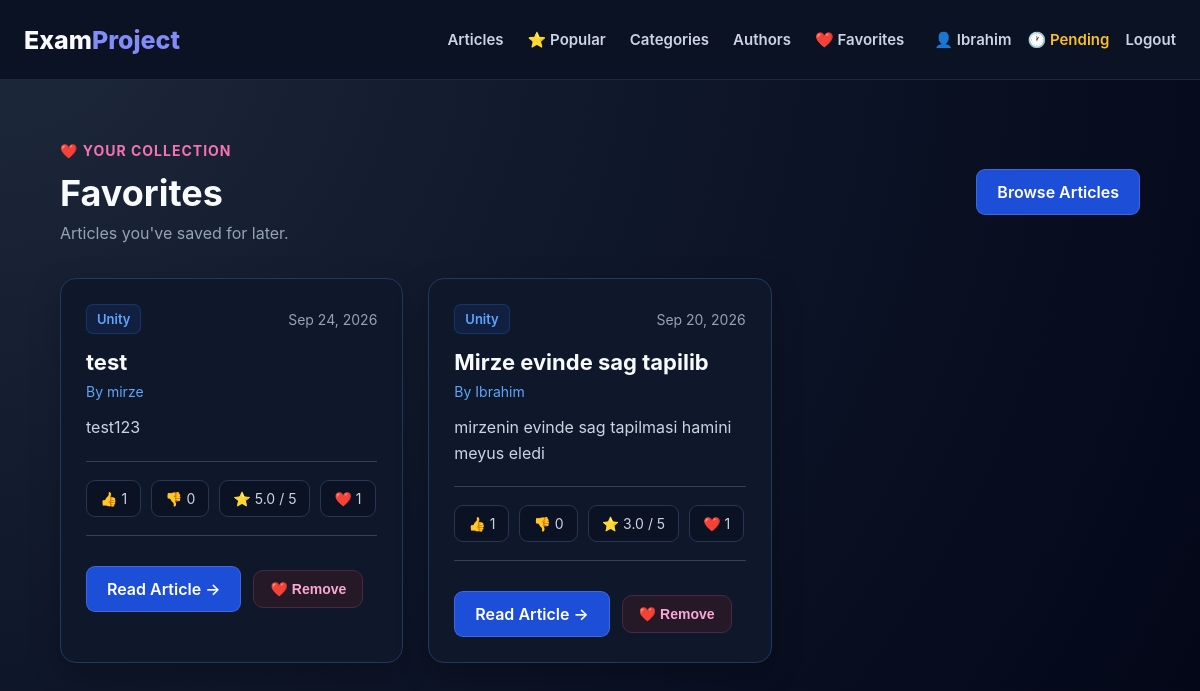
The page /articles/favorites/ (signed in) on the database its author committed.
### articles/models.py (models this page shows, shortened)
class Article(models.Model):
    title = models.CharField(
        max_length=200
    )
    image = models.ImageField(
        upload_to="articles/",
        blank=True,
        null=True
    )
    content = models.TextField()
    category = models.ForeignKey(
        Category,
        on_delete=models.SET_NULL,
        null=True,
        related_name="articles"
    )
    author = models.ForeignKey(
        User,
        on_delete=models.CASCADE,
        related_name="articles"
    )
    created_at = models.DateTimeField(
        auto_now_add=True
    )
    updated_at = models.DateTimeField(
        auto_now=True
    )
    status = models.CharField(
        max_length=20,
        choices=[
            ("pending", "Pending"),
            ("published", "Published"),
        ],
        default="pending"
    )
    likes = models.ManyToManyField(
        User,
        related_name="liked_articles",
        blank=True
    )
    dislikes = models.ManyToManyField(
        User,
        related_name="disliked_articles",
        blank=True
    )
    favorites = models.ManyToManyField(
        User,
        related_name="favorite_articles",
        blank=True
    )
    def average_rating(self):
        result = self.ratings.aggregate(
            average=Avg("value")
        )["average"]
        return result or 0

class Category(models.Model):
    name = models.CharField(
        max_length=100,
        unique=True
    )

### articles/views.py (the view)
@login_required
def favorite_articles(request):
    articles = Article.objects.filter(
        favorites=request.user,
        status="published"
    ).select_related(
        "author",
        "category"
    ).prefetch_related(
        "ratings",
        "likes",
        "dislikes",
        "favorites"
    ).order_by("-created_at")
    return render(request, "article/favorite_articles.html", {
        "articles": articles
    })

### templates/article/favorite_articles.html (shortened to what this page needs)
{% extends "base.html" %}
{% block content %}
<div class="articles-container">
    <div class="articles-header">
        <div>
            <span class="favorites-label">
                ❤️ YOUR COLLECTION
            </span>
            <h1>Favorites</h1>
            <p>
                Articles you've saved for later.
            </p>
        </div>
        <a
            href="{% url 'article_list' %}"
            class="btn btn-secondary"
        >
            Browse Articles
        </a>
    </div>
    {% if articles %}
        <div class="articles-grid">
            {% for article in articles %}
                <article class="article-card">
                    <div class="article-card-content">
                        <div class="article-meta">
                            {% if article.category %}
                                <span class="article-category">
                                    {{ article.category.name }}
                                </span>
                            {% endif %}
                            <span>
                                {{ article.created_at|date:"M d, Y" }}
                            </span>
                        </div>
                        <h2>
                            {{ article.title }}
                        </h2>
                        <p class="article-author">
                            By {{ article.author.username }}
                        </p>
                        <p class="article-preview">
                            {{ article.content|truncatewords:30 }}
                        </p>
                        <div class="article-stats">
                            <span>
                                👍 {{ article.likes.count }}
                            </span>
                            <span>
                                👎 {{ article.dislikes.count }}
                            </span>
                            <span>
                                ⭐ {{ article.average_rating|floatformat:1 }} / 5
                            </span>
                            <span>
                                ❤️ {{ article.favorites.count }}
                            </span>
                        </div>
                        <div class="favorite-card-actions">
                            <a
                                href="{% url 'article_detail' article.id %}"
                                class="btn btn-secondary"
                            >
                                Read Article →
                            </a>
                            <form
                                method="POST"
                                action="{% url 'article_favorite' article.id %}"
                            >
                                <button
                                    type="submit"
                                    class="remove-favorite-button"
                                >
                                    ❤️ Remove
                                </button>
                            </form>
                        </div>
                    </div>
                </article>
            {% endfor %}
        </div>
    {% endif %}
</div>
{% endblock %}

### templates/base.html (shortened to what this page needs)
{% load static %}
<!DOCTYPE html>
<html lang="en">
<head>
    <link rel="stylesheet"
          href="{% static 'css/style.css' %}">
</head>
<body>
<header class="navbar">
    <div class="navbar-container">
        <a href="{% url 'home' %}"
           class="navbar-logo">
            Exam<span>Project</span>
        </a>
        <nav class="navbar-links">
            <a href="{% url 'article_list' %}">
                Articles
            </a>
            <a href="{% url 'popular_articles' %}">
                ⭐ Popular
            </a>
            <a href="{% url 'category_list' %}">
                Categories
            </a>
            <a href="{% url 'author_list' %}">
                Authors
            </a>
            {% if user.is_authenticated %}
                <a href="{% url 'favorite_articles' %}">
                    ❤️ Favorites
                </a>
            {% endif %}
        </nav>
        <div class="navbar-account">
            {% if user.is_authenticated %}
                <a href="{% url 'profile' %}" class="navbar-user">
    👤 {{ user.username }}
</a>
                {% if user.is_staff or user.is_superuser %}
                    <a href="{% url 'pending_articles' %}"
                       class="navbar-pending">
                        🕐 Pending
                    </a>
                {% endif %}
                <a href="{% url 'logout' %}">
                    Logout
                </a>
            {% endif %}
        </div>
    </div>
</header>
<main>
    {% block content %}
    {% endblock %}
</main>
</body>
</html>

### static/css/style.css (style rules this page uses)
* { margin: 0; padding: 0; box-sizing: border-box; }
body { font-family: Inter, -apple-system, BlinkMacSystemFont, "Segoe UI", sans-serif; background: radial-gradient( circle at top left, #1e293b, #0f172a 45%, #020617 ); color: #f8fafc; min-height: 100vh; }
.navbar { width: 100%; height: 80px; background: #0b1224; border-bottom: 1px solid #1e293b; display: flex; align-items: center; }
.navbar-container { width: 100%; max-width: 1200px; margin: 0 auto; padding: 0 24px; display: flex; align-items: center; justify-content: space-between; gap: 30px; }
.navbar-logo { flex-shrink: 0; color: #f8fafc; font-size: 25px; font-weight: 800; text-decoration: none; }
.navbar-logo span { color: #818cf8; }
.navbar-links { display: flex; align-items: center; gap: 24px; margin-left: auto; }
.navbar-links a { color: #cbd5e1; text-decoration: none; font-size: 15px; font-weight: 600; white-space: nowrap; transition: color 0.2s ease; }
.navbar-account { display: flex; align-items: center; gap: 16px; white-space: nowrap; }
.navbar-account a { color: #cbd5e1; text-decoration: none; font-size: 15px; font-weight: 600; }
.navbar-user { color: #e2e8f0; font-size: 15px; font-weight: 600; }
.navbar-pending { color: #fbbf24 !important; }
.btn-secondary { background: rgba(255, 255, 255, 0.08); border: 1px solid rgba(255, 255, 255, 0.15); }
.articles-container { width: 90%; max-width: 1200px; margin: 60px auto; }
.articles-header { display: flex; justify-content: space-between; align-items: center; margin-bottom: 35px; }
.articles-header h1 { margin: 0; color: #f8fafc; font-size: 36px; }
.articles-header p { color: #94a3b8; margin-top: 8px; }
.articles-grid { display: grid; grid-template-columns: repeat(3, 1fr); gap: 25px; }
.article-card { background: #0f172a; border: 1px solid #1e3a5f; border-radius: 16px; overflow: hidden; box-shadow: 0 10px 30px rgba(0, 0, 0, 0.25); transition: 0.2s ease; }
.article-card-content { padding: 25px; }
.article-meta { display: flex; justify-content: space-between; align-items: center; color: #64748b; font-size: 13px; margin-bottom: 15px; }
.article-category { background: #1e3a8a; color: #bfdbfe; padding: 5px 10px; border-radius: 6px; }
.article-card h2 { margin: 0 0 8px; color: #f8fafc; font-size: 22px; }
.article-author { color: #60a5fa; font-size: 14px; margin-bottom: 15px; }
.article-preview { color: #cbd5e1; line-height: 1.6; margin-bottom: 20px; }
.article-stats { display: flex; gap: 15px; color: #94a3b8; font-size: 14px; margin-bottom: 20px; }
.article-card .btn, .articles-header .btn, .empty-articles .btn { display: inline-block; text-decoration: none; background: #1d4ed8; color: #ffffff; padding: 12px 20px; border-radius: 9px; font-weight: 600; transition: 0.2s ease; }
.btn.btn-secondary { display: inline-block; text-decoration: none; background: #1d4ed8; color: #ffffff; padding: 12px 20px; border-radius: 9px; font-weight: 600; transition: 0.2s ease; }
.article-meta { display: flex; align-items: center; gap: 12px; margin-bottom: 15px; color: #94a3b8; font-size: 14px; }
.article-category { display: inline-block; padding: 5px 10px; background: #334155; color: #cbd5e1; border-radius: 6px; font-size: 13px; font-weight: 600; }
.article-stats { display: flex; flex-wrap: wrap; align-items: center; gap: 18px; padding: 18px 0; border-top: 1px solid #334155; border-bottom: 1px solid #334155; color: #94a3b8; font-size: 14px; }
.article-stats span { display: inline-flex; align-items: center; gap: 5px; }
.favorites-label { display: inline-block; margin-bottom: 12px; color: #f472b6; font-size: 14px; font-weight: 700; letter-spacing: 1px; }
.favorite-card-actions { display: flex; align-items: center; gap: 12px; margin-top: 20px; }
.favorite-card-actions form { margin: 0; }
.remove-favorite-button { padding: 10px 16px; border: 1px solid #4a2940; border-radius: 10px; background: #251827; color: #f9a8d4; font-size: 14px; font-weight: 600; cursor: pointer; transition: background 0.2s ease, border-color 0.2s ease, transform 0.2s ease; }
.article-category { color: #60a5fa; background: rgba(37, 99, 235, 0.12); border: 1px solid rgba(59, 130, 246, 0.2); padding: 6px 10px; border-radius: 7px; text-decoration: none; font-weight: 600; }
.article-stats { display: flex; flex-wrap: wrap; gap: 10px; margin-bottom: 30px; }
.article-stats span { padding: 9px 13px; background: #0b1224; border: 1px solid #263653; border-radius: 9px; color: #cbd5e1; font-size: 14px; }

### rows shown on the page
Article: category.name "Unity", created_at "Sep 24, 2026", title "test", author.username "mirze", content "test123", likes.count "1", dislikes.count "0", average_rating "5.0", favorites.count "1"
Article: category.name "Unity", created_at "Sep 20, 2026", title "Mirze evinde sag tapilib", author.username "Ibrahim", content "mirzenin evinde sag tapilmasi hamini meyus eledi", likes.count "1", dislikes.count "0", average_rating "3.0", favorites.count "1"

### other values the page prints
{{ user.username }} "Ibrahim"
